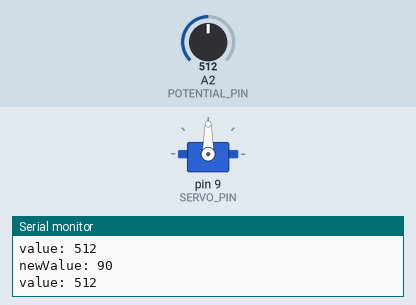
Recording of a sketch running on a simulated Arduino Uno, built with avr-gcc and run on an emulated ATmega328P. On the bench: servo, the last lines printed to the serial monitor. Inputs (shaded band) come from the test bench; at power-on: A2 (POTENTIAL_PIN) = 512.

Above: at 1.2 s.
1.3 s: A2 (POTENTIAL_PIN) set to 106
At 2.5 s:
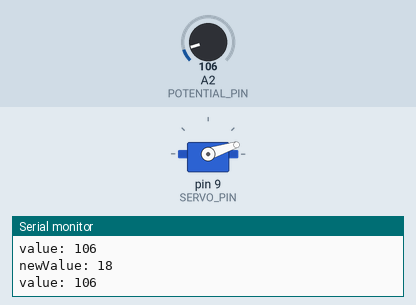
2.8 s: A2 (POTENTIAL_PIN) set to 89
At 4.2 s:
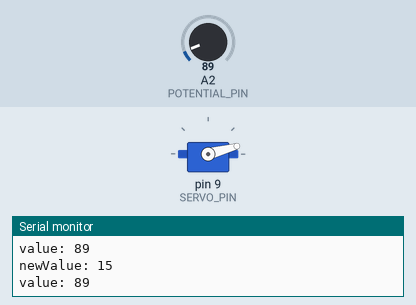
5.8 s: A2 (POTENTIAL_PIN) set to 122
At 6.1 s:
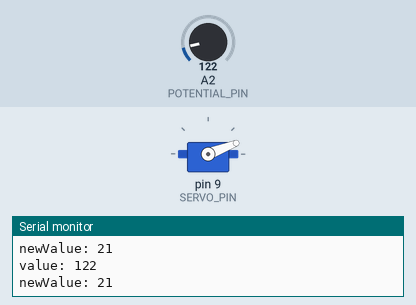
7.3 s: A2 (POTENTIAL_PIN) set to 985
At 8.0 s:
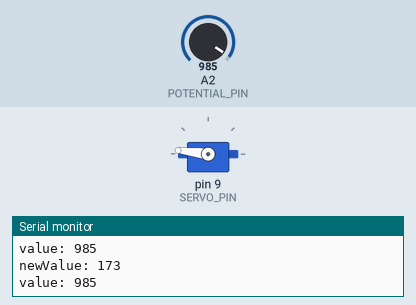
8.8 s: A2 (POTENTIAL_PIN) set to 1007
At 9.8 s:
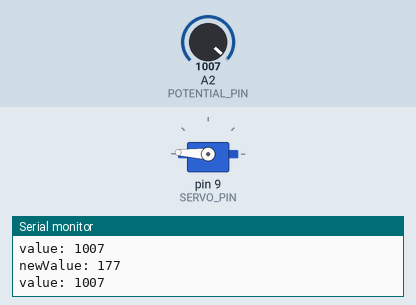
11.8 s: A2 (POTENTIAL_PIN) set to 306
At 13.2 s:
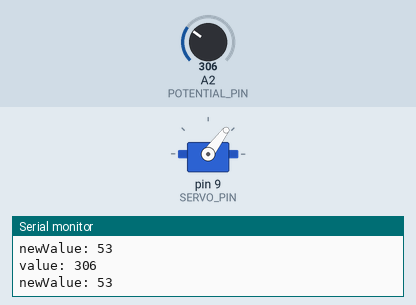
Timing chart, 0 to 14.3 s (numbered marks = the images above; inputs shaded):
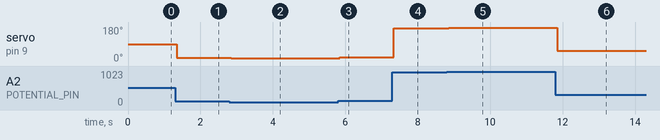

Measured:
- after the input at 1.3 s, servo on pin 9 (SERVO_PIN): 90° → 18° at once
- after the input at 2.8 s, servo on pin 9 (SERVO_PIN): 18° → 15° after 0.05 s
- after the input at 5.8 s, servo on pin 9 (SERVO_PIN): 15° → 21° at once
- after the input at 7.3 s, servo on pin 9 (SERVO_PIN): 21° → 173° at once
- after the input at 8.8 s, servo on pin 9 (SERVO_PIN): 173° → 177° after 0.05 s
- after the input at 11.8 s, servo on pin 9 (SERVO_PIN): 177° → 53° after 0.05 s

The sketch:

servo_robot_hand.ino
```cpp
#include <Servo.h>

Servo servo;

// サーボモータのピンを定数として設定する
const int SERVO_PIN = 9;

// 可変抵抗のピンを定数として設定する
const int POTENTIAL_PIN = A2;

void setup() {
  // ログ用にシリアルポートを設定
  Serial.begin(9600);

  // サーボモータのピンを初期設定する
  servo.attach(SERVO_PIN);

  // サーボモータの角度をまずは0にする
  servo.write(0);
}

void loop() {

  // 可変抵抗の値を読みこむ
  int value = analogRead(POTENTIAL_PIN);

  // 値をログとして出力する
  Serial.println("value: " + String(value));

  // 可変抵抗の値は0〜1024
  // サーボモータは0〜180
  // 尺度が違うので合わせる
  long newValue = map(value, 0, 1024, 0, 180);

  // 値をログとして出力する
  Serial.println("newValue: " + String(newValue));

  // サーボモータを可変抵抗の値で動かす
  servo.write(newValue);

}
```
